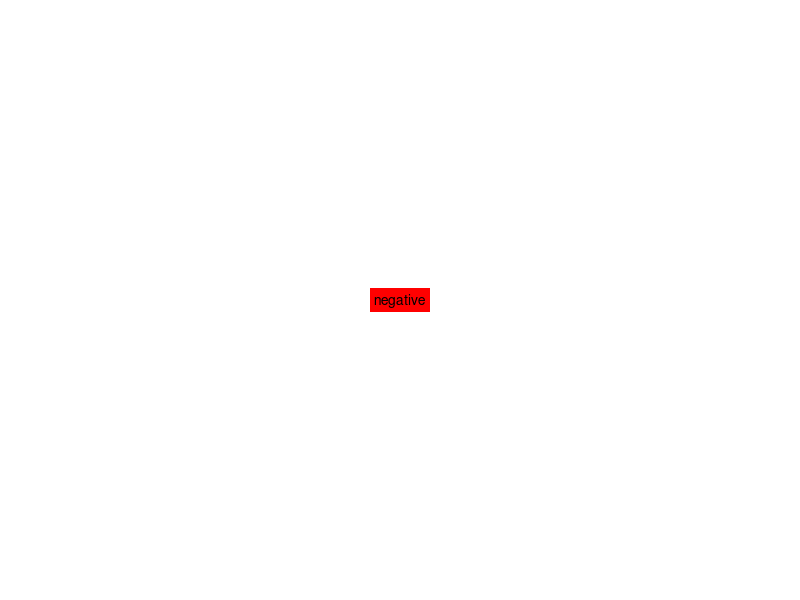

The MATLAB script that drew this image: (Note: this script raises an error after producing the figure.)
function testresult = mtest_test()
% MTEST_TEST  tests the functionalities of the mtest object
%
% The test involves a basic test of the methods assigned to the mtest object in the classdefinition.
%
%   See also mtest mtestengine mtestcase

%% Credentials
%   --------------------------------------------------------------------
%   2009 Deltares
%       Pieter van Geer
%
%       pieter.vangeer@deltares.nl
%
%       Rotterdamseweg 185
%       2629 HD Delft
%       P.O. 177
%       2600 MH Delft
%
%   --------------------------------------------------------------------
% This test is part of <a href="http://OpenEarth.Deltares.nl">OpenEarthTools</a>.
% OpenEarthTools is an online collaboration to share and manage data and
% programming tools in an open source, version controlled environment.
% Sign up to recieve regular updates of this function, and to contribute
% your own tools.

%% Version <http://svnbook.red-bean.com/en/1.5/svn.advanced.props.special.keywords.html>
% Created: 14 Aug 2009
% Created with Matlab version: 7.8.0.347 (R2009a)

% $Id$
% $Date$
% $Author$
% $Revision$
% $HeadURL$
% $Keywords: $

%% $Description (Name = mtest functionality test)
% This tests checks the functionality of the mtest object. It involves 7 testcases:
%
% # Test of the constructor method
% # Check of the publishDescription method
% # Check of the runTest method
% # Check of the publishResults method
% # Check of the runAndPublish method
% # Check of the cleanUp method
% # Check of the refreshTestResult method
%

%% $RunCode
testresult(1) = Constructor_method;
testresult(2) = publishDescription_method;
testresult(3) = runTest_method;
testresult(4) = publishResult_method;
testresult(5) = runAndPublish_method;
testresult(6) = cleanUp_method;

testresult = all(testresult);

%% $PublishResult
% TODO

end

%% TestCases
function testresult = Constructor_method()
%% $Description (Name = Constructor method)
% In this testcase the constructor method of the mtest object is tested. For tests on the mtest
% object methods the test fil dummy_test.m is used. This tests nothing and always returns a positive
% testresult. This testcase includes several checks:
%% general "do not crash" check
% When creating an object according to valid input it should not crash of course..
%% warning in case of wrong input
% In case a wrong property value pair is entered, the function should give a reasonable warning
% message.
%% syntax: mtest(filename,...)
% There are two possible syntaxes. One of them is with the filename as a first input argument.
%% syntax: mtest('filename','fn')
% The second syntax possibility is with property value pairs.
%% giving extra input arguments
% Next to the file name of the test definition we can also specify the output filename for the
% description html and the results html. Thjis should of course work...

%% $RunCode
testcell = {...
    'general "do not crash" test' , false ; ...
    'warning test',false;...
    'syntax 1 method',false;...
    'syntax 2 method',false;...
    'property value pairs',false...
    };

% Do not crash test.
testresult = true;
try
    testcell{1,2} = 'X';
    t1 = mtest(which('mte_dummy_test.m'));
    if strcmp(class(t1),'mtest') && ~isempty(t1) && length(t1.testcases)==3
        % Leave testresult true
        testcell{1,2} = 'OK';
    end
catch me %#ok<NASGU>
    testresult = false;
    testcell{1,2} = 'X';
end

% Warning test
try
    testcell{2,2} = 'X';
    mtest(which('mte_dummy_test.m'),'WrongProp','value');
    str = lastwarn;
    if ~isempty(strfind(str,'WrongProp'))
        % Leave testresult true
        testcell{2,2} = 'OK';
    end
catch me %#ok<NASGU>
    testresult = false;
    testcell{2,2} = 'X';
end

% syntax 1
try
    testcell{3,2} = 'X';
    t3 = mtest(which('mte_dummy_test.m'));
    if strcmp(class(t3),'mtest') && ~isempty(t3) && length(t3.testcases)==3
        % Leave testresult true
        testcell{3,2} = 'OK';
    end
catch me %#ok<NASGU>
    testresult = false;
    testcell{3,2} = 'X';
end

% syntax 2
try
    testcell{4,2} = 'X';
    t4 = mtest('filename',which('mte_dummy_test.m'));
    if strcmp(class(t4),'mtest') && ~isempty(t4) && length(t4.testcases)==3
        % Leave testresult true
        testcell{4,2} = 'OK';
    end
catch me %#ok<NASGU>
    testresult = false;
    testcell{4,2} = 'X';
end

% property value pairs test
try
    testcell{5,2} = 'X';
    t5 = mtest('filename',which('mte_dummy_test.m'),...
        'descriptionoutputfile','testname1');
    if strcmp(t5.descriptionoutputfile,'testname1')
        % Leave testresult true
        testcell{5,2} = 'OK';
    end
catch me %#ok<NASGU>
    testresult = false;
    testcell{5,2} = 'X';
end

%% $PublishResult
% The overall test result was:
clr = 'r';
txt = 'negative';
if testresult
    clr = 'g';
    txt = 'positive';
end
h = figure('Units','centimeter','Position',[10 10 0.5 0.5],'Color',clr,'MenuBar','none','Toolbar','none');
ha = axes('Parent',h,'Units','normalized','Position',[0 0 1 1],'Color',clr);
axis(ha,'off');
text(mean(xlim),mean(ylim),txt,'HorizontalAlignment','center','BackGroundColor',clr);
snapnow;
close(h);
%%
% positive means that all subtests were performed with good results. Negative means that one of the
% subtests was unsuccessful. The table below gives an indication of the individual results of the
% subtests:

h = figure('Units','pixels','Position',[200 200 500 150],'Toolbar','none','Menubar','none');
uitable(h,...
    'Units','normalized',...
    'Position',[0 0 1 1],...
    'Data',testcell,...
    'ColumnName',{'Subtest name','Test result'},...
    'ColumnFormat',{'char','char'},...
    'ColumnWidth',{200,60});
snapnow;
close(h);

end

function testresult = publishDescription_method()
%% $Description (Name = publishDescription method)
% This testcase tests the publishDescription method of the mtest object.

%% $RunCode
try
    resdir = tempname;
    mkdir(resdir);
    t = mtest(which('mte_dummy_test.m'));
    t.publishDescription(...
        'resdir',resdir,...
        'filename','testfile',...
        'maxwidth',800);
    if exist(t.descriptionoutputfile,'file')
        testresult = true;
    else
        testresult = false;
    end
    rmdir(resdir,'s');
catch me %#ok<NASGU>
    testresult = false;
    rmdir(resdir,'s');
end

%% $PublishResult
% The result of this test was:
clr = 'r';
txt = 'negative';
if testresult
    clr = 'g';
    txt = 'positive';
end
h = figure('Units','centimeter','Position',[10 10 0.5 0.5],'Color',clr,'MenuBar','none','Toolbar','none');
ha = axes('Parent',h,'Units','normalized','Position',[0 0 1 1],'Color',clr);
axis(ha,'off');
text(mean(xlim),mean(ylim),txt,'HorizontalAlignment','center','BackGroundColor',clr);
snapnow;
close(h);

end

function testresult = runTest_method()
%% $Description (Name = runTest method)
% This testcase tests the runTest method of the mtest object

%% $RunCode
try
    t = mtest(which('mte_dummy_test.m'));
    t.run;
    testresult = ~t.testresult;
catch me %#ok<NASGU>
    testresult = false;
end

%% $PublishResult
% The test was run:
clr = 'r';
txt = 'unsuccessful';
if testresult
    clr = 'g';
    txt = 'successful';
end
h = figure('Units','centimeter','Position',[10 10 0.5 0.5],'Color',clr,'MenuBar','none','Toolbar','none');
ha = axes('Parent',h,'Units','normalized','Position',[0 0 1 1],'Color',clr);
axis(ha,'off');
text(mean(xlim),mean(ylim),txt,'HorizontalAlignment','center','BackGroundColor',clr);
snapnow;
close(h);

end

function testresult = publishResult_method()
%% $Description (Name = publishResult method)
% This testcase runs the publishResult method of an mtest object

%% $RunCode
try
    resdir = tempname;
    mkdir(resdir);
    t = mtest(which('mte_dummy_test.m'));
    t.publishResult(...
        'resdir',resdir,...
        'filename','testfile');
    if exist(t.publishoutputfile,'file')
        testresult = true;
        delete(t.publishoutputfile);
    else
        testresult = false;
    end
    rmdir(resdir);
catch me %#ok<NASGU>
    testresult = false;
    try %#ok<TRYNC>
        rmdir(resdir,'s');
    end
end

%% $PublishResult
% The result of this test was:
clr = 'r';
txt = 'negative';
if testresult
    clr = 'g';
    txt = 'positive';
end
h = figure('Units','centimeter','Position',[10 10 0.5 0.5],'Color',clr,'MenuBar','none','Toolbar','none');
ha = axes('Parent',h,'Units','normalized','Position',[0 0 1 1],'Color',clr);
axis(ha,'off');
text(mean(xlim),mean(ylim),txt,'HorizontalAlignment','center','BackGroundColor',clr);
snapnow;
close(h);

end

function testresult = runAndPublish_method()
%% $Description (Name = runAndPublish method)
% This testcase tests the runAndPublish method of an mtest object

%% $RunCode
try
    testresult = false;
    resdir = tempname;
    mkdir(resdir);
    t = mtest(which('mte_dummy_test.m'));
    t.runAndPublish(...
        'resdir',resdir,...
        'outputfile','testfile');
    if exist(t.testcases(1).descriptionoutputfile,'file') && ...
            exist(t.testcases(1).publishoutputfile,'file') && ...
            exist(t.descriptionoutputfile,'file') && ...
            exist(t.publishoutputfile,'file')
        
        testresult = true;
        rmdir(resdir,'s');
    end
catch me %#ok<NASGU>
    testresult = false;
    try %#ok<TRYNC>
        rmdir(resdir,'s');
    end
end

%% $PublishResult
% The result of this test was:
clr = 'r';
txt = 'negative';
if testresult
    clr = 'g';
    txt = 'positive';
end
h = figure('Units','centimeter','Position',[10 10 0.5 0.5],'Color',clr,'MenuBar','none','Toolbar','none');
ha = axes('Parent',h,'Units','normalized','Position',[0 0 1 1],'Color',clr);
axis(ha,'off');
text(mean(xlim),mean(ylim),txt,'HorizontalAlignment','center','BackGroundColor',clr);
snapnow;
close(h);

end

function testresult = cleanUp_method()
%% $Description (Name = cleanUp method)
% cleanUp method test

%% $RunCode
try
    testresult = false;
    t = mtest(which('mte_dummy_test.m'));
    t.testcases(1).initworkspace = true;
    t.cleanUp;
    if isempty(t.testcases(1).initworkspace)
        testresult = true;
    end
catch me %#ok<NASGU>
    testresult = false;
end

%% $PublishResult
% The result of this test was:
clr = 'r';
txt = 'negative';
if testresult
    clr = 'g';
    txt = 'positive';
end
h = figure('Units','centimeter','Position',[10 10 0.5 0.5],'Color',clr,'MenuBar','none','Toolbar','none');
ha = axes('Parent',h,'Units','normalized','Position',[0 0 1 1],'Color',clr);
axis(ha,'off');
text(mean(xlim),mean(ylim),txt,'HorizontalAlignment','center','BackGroundColor',clr);
snapnow;
close(h);

end